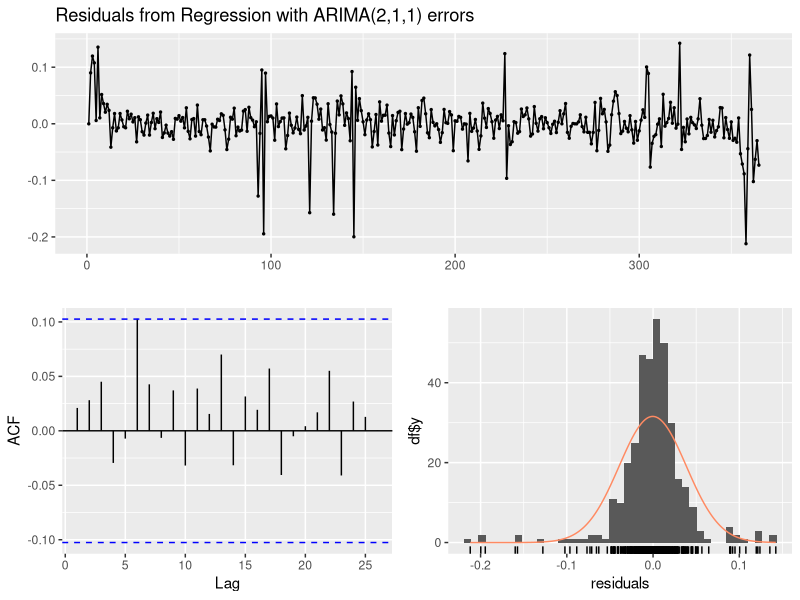

The R script that drew this image: (Note: this script raises an error after producing the figure.)
library(tidyverse)
library(ggplot2)
library(forecast)

# For the holidays
holidays <- read.csv("./data/holidays_DE_15-24.csv") |>
    mutate_at("Date", as.Date)

# --- Load the energy data ----
energy_load <- read.csv("./data/load_15-24.csv") |>
    mutate_at(c("hour_int", "weekday_int", "month_int"), as.factor) |>
    mutate(is_holiday = if_else(as.Date(date) %in% holidays$Date, 1, 0))

energy_load$date <- as.POSIXct(energy_load$date, tz = "UTC")

# Train/Test Split
# Taking the years 2022 for training
data <- energy_load |>
    filter(year(date) >= 2015)

# Create weekday dummy variables
weekday_dummies <- model.matrix(~ factor(weekday_int) - 1, data = data)

for (i in 1:7) {
    data[[paste0("DoW_", i)]] <- weekday_dummies[, i]
}
# Log Transformation
# data <- data |>
#    group_by(hour_int) |>
#    mutate(
#        load_origin = load,
#        log_load = log(load),
#        mean_log_load = mean(log(load)),
#        load = log_load - mean_log_load
#    ) |>
#    ungroup()


# Fit the regression model
# Use One year for training
length_testing <- 365
train <- data[1:(length_testing * 24), ]

x_train <- c("is_holiday", "DoW_2", "DoW_3", "DoW_4", "DoW_5", "DoW_6", "DoW_7")

mean_h_log <- numeric(24)
# For every hour, one model
for (i in seq(0, 23)) {
    print(i)
    train_h <- train |>
        filter(hour(date) == i)
    mean_h_log[i + 1] <- mean(log(train_h$load))

    train_h$load <- log(train_h$load) - mean_h_log[i + 1]
    x_reg <- train_h |>
        select(all_of(x_train)) |>
        as.matrix()

    model <- auto.arima(train_h$load, xreg = x_reg, allowdrift = FALSE)
    assign(paste0("model_", i), model)
}

# Print the summary of the model
summary(model_1)

checkresiduals(model_13)
# If you want to use robust standard errors
coeftest(model, vcov = vcovHC(model, type = "HC1"))


# ------ TESTING ------
test <- data[((length_testing * 24) + 1):((length_testing * 24) + 24), ]
x_reg_new <- test |>
    select(all_of(x_train)) |>
    as.matrix()


predictions <- numeric(24)
for (i in 1:24) {
    print(i)
    model <- get(paste0("model_", (i - 1)))
    predictions[i] <- exp(as.numeric(predict(model, newxreg = t(x_reg_new[i, ]))$pred) + mean_h_log[i])
}
# Assuming 'date' is the vector of dates corresponding to your test data
# Create a new data frame for plotting
plot_data <- data.frame(date = test$date, Actual = test$load, Predicted = predictions)

# Melt the data frame for easier plotting with ggplot
plot_data_long <- reshape2::melt(plot_data, id.vars = "date")

# Plot
ggplot(plot_data_long, aes(x = date, y = value, color = variable)) +
    geom_line() +
    labs(title = "Actual vs Predicted Load", y = "Load", x = "Date") +
    theme_minimal() +
    scale_color_manual(values = c("Actual" = "red", "Predicted" = "blue"))


# -------- TRAIN/TEST/PREDICT -------
# "ds","y","yhat","residuals" are the columns for the final csv

predict_arima <- function(data, d) {
    # INPUT:
    # data
    # d ...  day

    # ------- TRAINING ----------

    # Fit the regression model
    # Use One year for training
    train <- data[(24 * d - 23):(((364 + d) * 24)), ]

    x_train <- c("is_holiday", "DoW_2", "DoW_3", "DoW_4", "DoW_5", "DoW_6", "DoW_7")

    # For every hour, one model
    for (i in seq(0, 23)) {
        print(i)
        train_h <- train |>
            filter(hour(date) == i)


        train_h$load <- log(train_h$load)
        x_reg <- train_h |>
            select(all_of(x_train)) |>
            as.matrix()

        model <- auto.arima(train_h$load, xreg = x_reg, allowdrift = FALSE)
        assign(paste0("model_", i), model)
    }

    # --------- TESTING ------------
    # getting the next hour of data
    test <- data[(24 * d + 365 * 24 - 23):(24 * d + 365 * 24), ]

    x_reg_new <- test |>
        select(all_of(x_train)) |>
        as.matrix()

    predictions <- numeric(24)
    for (i in 1:24) {
        model <- get(paste0("model_", (i - 1)))
        predictions[i] <- exp(as.numeric(predict(model, newxreg = t(x_reg_new[i, ]))$pred))
    }

    data_test <- data[(24 * d + 365 * 24 - 23):(24 * d + 365 * 24), ]
    data_test$y_hat <- predictions
    return(data_test)
}

# Run the predictons for some days
predictions <- data.frame(matrix(ncol = 15, nrow = 0))
pred_length <- 10 # in days
for (i in 1:pred_length) {
    print(i)
    value <- predict_arima(data, i)
    predictions <- rbind(predictions, value)
}


# -------- Plotting --------
# Assuming 'date' is the vector of dates corresponding to your test data
# Create a new data frame for plotting
plot_data <- data.frame(date = predictions$date, Actual = predictions$load, Predicted = predictions$y_hat)

# Melt the data frame for easier plotting with ggplot
plot_data_long <- reshape2::melt(plot_data, id.vars = "date")

# Plot
ggplot(plot_data_long, aes(x = date, y = value, color = variable)) +
    geom_line() +
    labs(title = "Actual vs Predicted Load", y = "Load", x = "Date") +
    theme_minimal() +
    scale_color_manual(values = c("Actual" = "red", "Predicted" = "blue"))



# ---------- Storing the data ------------
store <- data.frame(matrix(ncol = 0, nrow = (pred_length * 24)))

# Adjusting the 'data' dataframe
store$ds <- predictions$date # Ensuring 'ds' is the first column

# Actual values 'y'
store$y <- predictions$load

# Predicted values 'yhat'
store$yhat <- predictions$y_hat

# Calculating residuals for the training part
store$residuals <- store$y - store$yhat

write.csv(store, file = "./data/forecasts/loads_22-24_model-arima-24.csv", row.names = FALSE)
